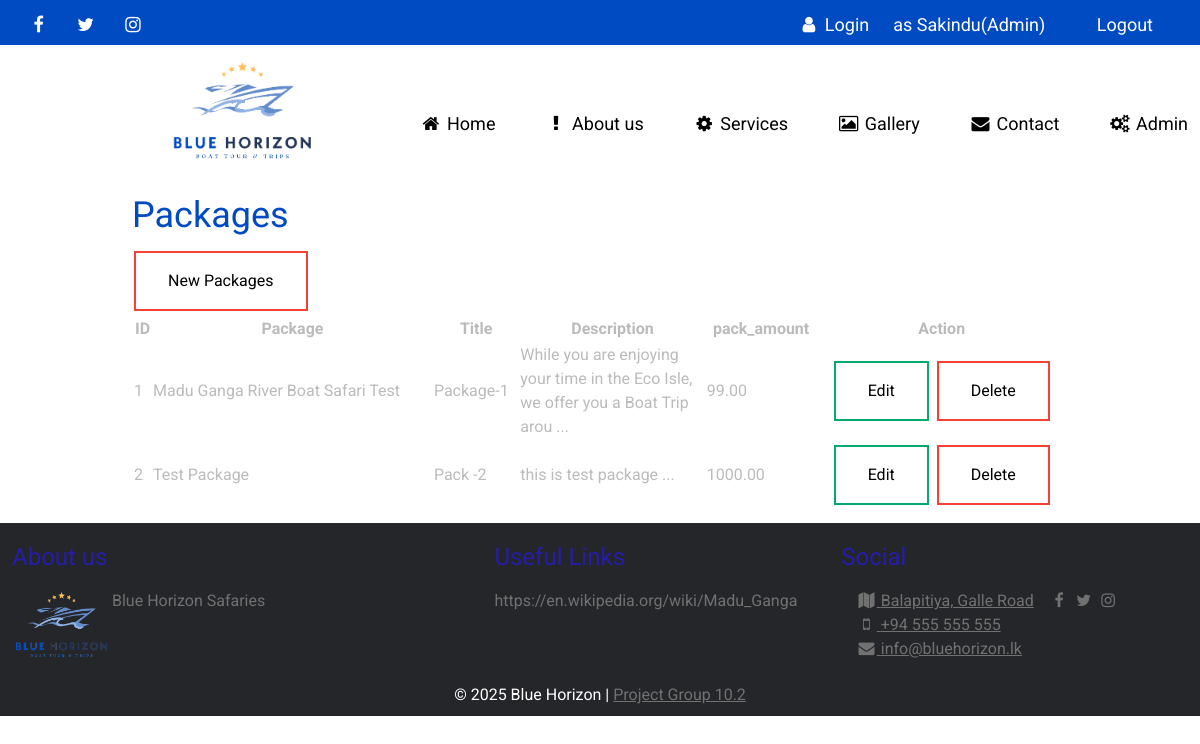
The app's page /pack-list.php (signed in) with its own data.
### tables this page shows
CREATE TABLE `pack`  (
  `pack_type` int NOT NULL AUTO_INCREMENT,
  `pack_name` varchar(255) NULL DEFAULT NULL,
  `pack_sub` varchar(255) NULL DEFAULT NULL,
  `pack_desc` text NULL,
  `pack_amount` decimal(11, 2) NULL DEFAULT NULL,
  `img_name` varchar(255) NULL DEFAULT NULL,
  PRIMARY KEY (`pack_type`) USING BTREE
);

### mysql.php (called while the page is built, shortened)
<?php
class mySQL
{
    protected $db_name = "bluesaf";
    protected $db_user = "root";
    protected $db_pass = "chanaka";
    protected $db_host = "localhost";
    public function execute($sql) {
        $con = new mysqli( $this->db_host, $this->db_user, $this->db_pass, $this->db_name );
        mysqli_set_charset($con,"utf8");
        $result=mysqli_query($con,$sql);
        return $result;
    }
}

### pack-list.php (the view, shortened to what this page needs)
<?php
require_once ("mysql.php");
$db=new mySQL();
$sql="SELECT * from pack";
$res=$db->execute($sql);
?>
<!doctype html>
<html lang="en">
<head>
    <?php include "inc-head.php"; ?>
</head>
<body>
<div class="container">
    <?php include "inc-header.php"; ?>
    <div class="text-content">
        <div class="col-1">
            <div class="hd-1">Packages</div>
            <a href="pack-add.php" class="button button3"> New Packages </a>
            <table width="100%">
                <thead>
                <tr>
                    <th>ID</th>
                    <th>Package</th>
                    <th>Title</th>
                    <th>Description</th>
                    <th>pack_amount</th>
                    <th>Action</th>
                </tr>
                </thead>
                <tbody>
                <?php
                while ($row=mysqli_fetch_array($res)){
                    ?>
                    <tr>
                        <td><?=$row['pack_type']?></td>
                        <td><?=$row['pack_name']?></td>
                        <td><?=$row['pack_sub']?></td>
                        <td width="20%"><?=substr($row['pack_desc'],0,100)?> ... </td>
                        <td><?=$row['pack_amount']?></td>
                        <td align="center">
                            <a href="pack-edit.php?pack_type=<?=$row['pack_type']?>" class="button button1"> Edit </a>
                            <a href="pack-del.php?pack_type=<?=$row['pack_type']?>" class="button button3"> Delete </a>
                        </td>
                    </tr>
                    <?php
                }
                ?>
                </tbody>
            </table>
        </div>
    </div>
</div>
<?php include "inc-footer.php"; ?>
</body>
</html>

### css/style.css (style rules this page uses)
* { margin: 0; padding: 0; }
body { margin: 0; overflow-x: hidden; font-family: "Roboto", sans-serif; font-weight: 400; font-style: normal; }
.copy a { color: #717171; }
.hd-1 { font-size: 36px; margin-bottom: 20px; margin-top: 10px; color: #004ac2; }
.text-content { background-color: #ffffff; color: #bbbbbb; display: flex; line-height: 24px; width: 80vw; margin: 0 auto; }
.col-1 { padding: 12px 12px 12px 12px; width: 100%; }

### css/button.css (style rules this page uses)
.button { background-color: #04AA6D; border: none; color: white; padding: 16px 32px; text-align: center; text-decoration: none; display: inline-block; font-size: 16px; margin: 4px 2px; transition-duration: 0.4s; cursor: pointer; }
.button1 { background-color: white; color: black; border: 2px solid #04AA6D; }
.button3 { background-color: white; color: black; border: 2px solid #f44336; }

### records on screen
pack: pack_type "1", pack_name "Madu Ganga River Boat Safari Test", pack_sub "Package-1", pack_desc "While you are enjoying your time in the Eco Isle, we offer you a Boat Trip arou", pack_amount "99.00"
pack: pack_type "2", pack_name "Test Package", pack_sub "Pack -2", pack_desc "this is test package", pack_amount "1000.00"

### other values on screen
$_SESSION['fname'] "Sakindu"
user_level($_SESSION['level']) "Admin"
FOOT "© 2025 Blue Horizon | Project Group 10.2"
